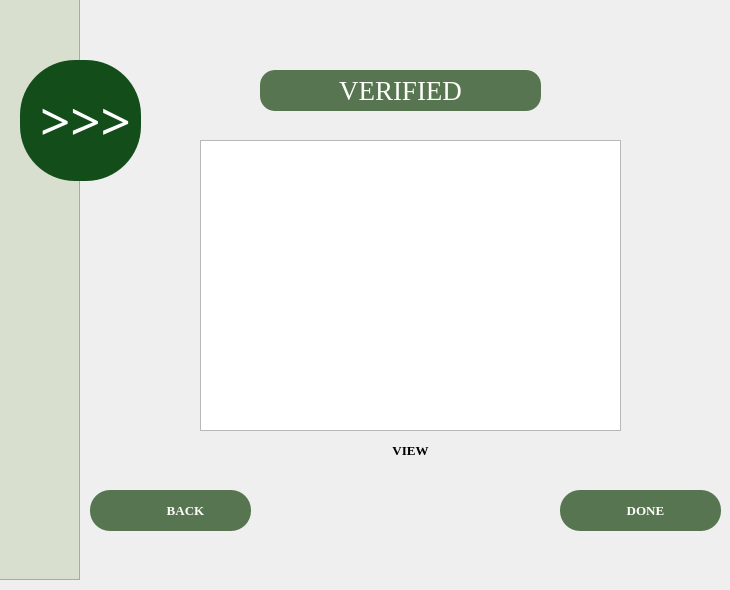
    <widget class="QWidget" name="page14">
     <widget class="QFrame" name="containerTripleArrow4">
      <property name="geometry">
       <rect>
        <x>20</x>
        <y>60</y>
        <width>121</width>
        <height>121</height>
       </rect>
      </property>
      <property name="styleSheet">
       <string notr="true">background-color: #134e1a;
border-radius: 55px;</string>
      </property>
      <property name="frameShape">
       <enum>QFrame::StyledPanel</enum>
      </property>
      <property name="frameShadow">
       <enum>QFrame::Raised</enum>
      </property>
      <widget class="QLabel" name="tripleArrowText4">
       <property name="geometry">
        <rect>
         <x>-10</x>
         <y>10</y>
         <width>151</width>
         <height>101</height>
        </rect>
       </property>
       <property name="font">
        <font>
         <family>OCR A Extended</family>
         <pointsize>40</pointsize>
        </font>
       </property>
       <property name="styleSheet">
        <string notr="true">background-color: transparent;
color: #ffffff;</string>
       </property>
       <property name="text">
        <string>&gt;&gt;&gt;</string>
       </property>
       <property name="scaledContents">
        <bool>false</bool>
       </property>
       <property name="alignment">
        <set>Qt::AlignCenter</set>
       </property>
      </widget>
     </widget>
     <widget class="QFrame" name="containerBack4">
      <property name="geometry">
       <rect>
        <x>90</x>
        <y>490</y>
        <width>161</width>
        <height>41</height>
       </rect>
      </property>
      <property name="styleSheet">
       <string notr="true">background-color: rgb(87, 117, 80);
border-radius: 20px;</string>
      </property>
      <property name="frameShape">
       <enum>QFrame::StyledPanel</enum>
      </property>
      <property name="frameShadow">
       <enum>QFrame::Raised</enum>
      </property>
      <widget class="QLabel" name="backText4">
       <property name="geometry">
        <rect>
         <x>50</x>
         <y>10</y>
         <width>91</width>
         <height>21</height>
        </rect>
       </property>
       <property name="font">
        <font>
         <family>Georgia</family>
         <pointsize>10</pointsize>
         <weight>75</weight>
         <bold>true</bold>
        </font>
       </property>
       <property name="styleSheet">
        <string notr="true">background-color: transparent;
color: #fefffa;</string>
       </property>
       <property name="text">
        <string>BACK</string>
       </property>
       <property name="alignment">
        <set>Qt::AlignCenter</set>
       </property>
      </widget>
      <widget class="QLabel" name="arrowOval4">
       <property name="geometry">
        <rect>
         <x>10</x>
         <y>10</y>
         <width>51</width>
         <height>21</height>
        </rect>
       </property>
       <property name="font">
        <font>
         <family>Georgia</family>
         <pointsize>10</pointsize>
         <weight>75</weight>
         <bold>true</bold>
        </font>
       </property>
       <property name="styleSheet">
        <string notr="true">background-color: transparent;
color: #fefffa;
image: url(:/images/icons/ovalArrow.png);</string>
       </property>
       <property name="text">
        <string/>
       </property>
       <property name="scaledContents">
        <bool>true</bool>
       </property>
       <property name="alignment">
        <set>Qt::AlignCenter</set>
       </property>
      </widget>
     </widget>
     <widget class="QTableView" name="tableView_12">
      <property name="geometry">
       <rect>
        <x>200</x>
        <y>140</y>
        <width>421</width>
        <height>291</height>
       </rect>
      </property>
     </widget>
     <widget class="QFrame" name="greenLeftFrame4">
      <property name="geometry">
       <rect>
        <x>-1</x>
        <y>-1</y>
        <width>81</width>
        <height>581</height>
       </rect>
      </property>
      <property name="styleSheet">
       <string notr="true">background-color: #d9dfce;</string>
      </property>
      <property name="frameShape">
       <enum>QFrame::StyledPanel</enum>
      </property>
      <property name="frameShadow">
       <enum>QFrame::Raised</enum>
      </property>
     </widget>
     <widget class="QLabel" name="viewText4">
      <property name="geometry">
       <rect>
        <x>280</x>
        <y>440</y>
        <width>261</width>
        <height>21</height>
       </rect>
      </property>
      <property name="font">
       <font>
        <family>Georgia</family>
        <pointsize>10</pointsize>
        <weight>75</weight>
        <bold>true</bold>
       </font>
      </property>
      <property name="styleSheet">
       <string notr="true">background-color: transparent;
color: #000000;</string>
      </property>
      <property name="text">
       <string>VIEW</string>
      </property>
      <property name="alignment">
       <set>Qt::AlignCenter</set>
      </property>
     </widget>
     <widget class="QFrame" name="containerDone4">
      <property name="geometry">
       <rect>
        <x>560</x>
        <y>490</y>
        <width>161</width>
        <height>41</height>
       </rect>
      </property>
      <property name="styleSheet">
       <string notr="true">background-color: rgb(87, 117, 80);
border-radius: 20px;</string>
      </property>
      <property name="frameShape">
       <enum>QFrame::StyledPanel</enum>
      </property>
      <property name="frameShadow">
       <enum>QFrame::Raised</enum>
      </property>
      <widget class="QLabel" name="doneText4">
       <property name="geometry">
        <rect>
         <x>40</x>
         <y>10</y>
         <width>91</width>
         <height>21</height>
        </rect>
       </property>
       <property name="font">
        <font>
         <family>Georgia</family>
         <pointsize>10</pointsize>
         <weight>75</weight>
         <bold>true</bold>
        </font>
       </property>
       <property name="styleSheet">
        <string notr="true">background-color: transparent;
color: #fefffa;</string>
       </property>
       <property name="text">
        <string>DONE</string>
       </property>
       <property name="alignment">
        <set>Qt::AlignCenter</set>
       </property>
      </widget>
     </widget>
     <widget class="QFrame" name="containerVerified4">
      <property name="geometry">
       <rect>
        <x>260</x>
        <y>70</y>
        <width>281</width>
        <height>41</height>
       </rect>
      </property>
      <property name="styleSheet">
       <string notr="true">background-color: rgb(87, 117, 80);
border-radius: 15px;</string>
      </property>
      <property name="frameShape">
       <enum>QFrame::StyledPanel</enum>
      </property>
      <property name="frameShadow">
       <enum>QFrame::Raised</enum>
      </property>
      <widget class="QLabel" name="verifiedText4">
       <property name="geometry">
        <rect>
         <x>10</x>
         <y>10</y>
         <width>261</width>
         <height>21</height>
        </rect>
       </property>
       <property name="font">
        <font>
         <family>Georgia</family>
         <pointsize>20</pointsize>
        </font>
       </property>
       <property name="styleSheet">
        <string notr="true">color: #fefffa;</string>
       </property>
       <property name="text">
        <string>VERIFIED</string>
       </property>
       <property name="alignment">
        <set>Qt::AlignCenter</set>
       </property>
      </widget>
     </widget>
     <zorder>tableView_12</zorder>
     <zorder>containerVerified4</zorder>
     <zorder>containerBack4</zorder>
     <zorder>containerDone4</zorder>
     <zorder>greenLeftFrame4</zorder>
     <zorder>viewText4</zorder>
     <zorder>containerTripleArrow4</zorder>
    </widget>
